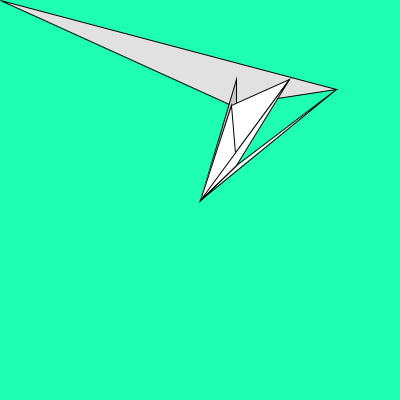
Frame 1 (no input)
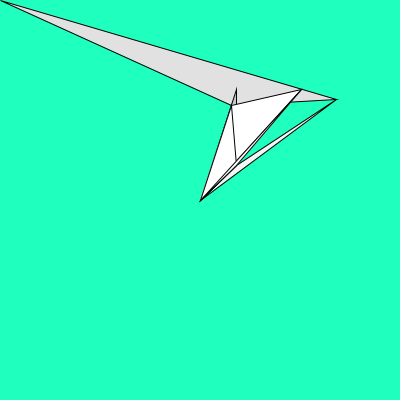
Frame 60 (the mouse pressed at the canvas centre just before this capture)
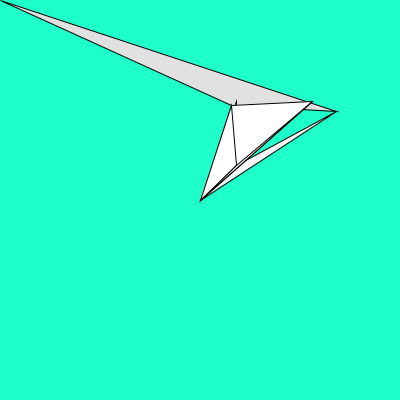
Frame 120 (the mouse held since frame 60 and released just before this capture)

The Processing sketch that drew these frames (run headless with seeded random() and noise(); from frame 60 on, the mouse is pressed at the canvas centre):

// Processing sketch: processing_97374
// ── processing_97374.pde


//Creamos vector de posiciÃ³n, y lo inicializamos
PVector sec = new PVector(0, 0);
PVector min = new PVector(0, 0);
PVector hora = new PVector(0, 0);
//tamaÃ±o para la bola
int sz = 20;
  int soltar_x = 0;
  int soltar_y = 0;
//valor del Ã¡ngulo, que iniciamos a 0
float angSec = 0;
float angMin = 0;
float angHora = 0;


//radio donde dibujaremos la bola (en FM!)
float radSec = 150;
float radMin = 100;
float radHora = 50;

void setup() {
  size(400, 400);
}

void draw() {
  

  //  println(second());

  angSec = map(second(), 0, 59, PI, -PI);
  angMin = map(minute(), 0, 59, PI, -PI);
  int valorHora = hour()%12;
  angHora = map(valorHora, 0, 23, PI, -PI);

  /*convertimos las coordenadas de polares a cartesianas
   es decir, lo que calculamos en base a radio y Ã¡ngulo, lo pasamos
   a las conocidas coordenadas de X e Y para el dibujo
   y lo hacemos respecto a witdth/2 y height/2*/
  sec.x = width/2 + (radSec * sin(angSec));
  sec.y = height/2 + (radSec * cos(angSec));
  min.x = width/2 + (radMin * sin(angMin));
  min.y = height/2 + (radMin * cos(angMin));
  hora.x = width/2 + (radHora * sin(angHora));
  hora.y = height/2 + (radHora * cos(angHora));

  
  background(min.x-200,sec.x,sec.y+100);

  //Dibujamos 
  //if (!mousePressed) {
    strokeWeight(1);
   
    stroke(0);
    //origamis
     fill(245);
     triangle(width/2,height/2, hora.x, hora.y, hora.x+100, 10+sec.y);
     fill(225);
     triangle(hora.x+100, 10+sec.y,soltar_x,soltar_y,min.x, min.y);
     fill(200);
     triangle(width/2,height/2, hora.x, hora.y, hora.x, sec.y);
    
     fill(255);
    triangle(width/2, height/2, sec.x, sec.y, min.x, min.y);
    triangle(width/2, height/2, min.x, min.y, hora.x, hora.y);
    triangle(width/2, height/2, sec.x, sec.y, hora.x, hora.y);
    
  //} 
  
 /* else {
    
    strokeWeight(2);
    line(width/2, height/2, sec.x, sec.y);
    strokeWeight(4);
    line(width/2, height/2, min.x, min.y);
    strokeWeight(6);
    line(width/2, height/2, hora.x, hora.y);
  }*/
}

void mouseReleased() {
  
 soltar_x = mouseX;
 soltar_y = mouseY;
}
